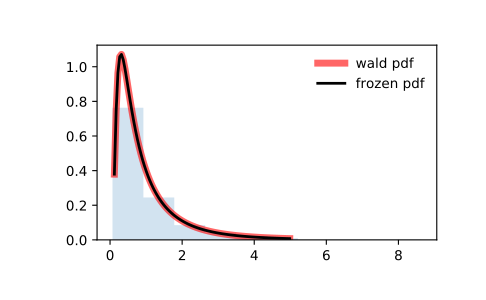

The Python source for this figure:
from scipy.stats import wald
import matplotlib.pyplot as plt
fig, ax = plt.subplots(1, 1)

# Calculate a few first moments:

mean, var, skew, kurt = wald.stats(moments='mvsk')

# Display the probability density function (``pdf``):

x = np.linspace(wald.ppf(0.01),
                wald.ppf(0.99), 100)
ax.plot(x, wald.pdf(x),
       'r-', lw=5, alpha=0.6, label='wald pdf')

# Alternatively, the distribution object can be called (as a function)
# to fix the shape, location and scale parameters. This returns a "frozen"
# RV object holding the given parameters fixed.

# Freeze the distribution and display the frozen ``pdf``:

rv = wald()
ax.plot(x, rv.pdf(x), 'k-', lw=2, label='frozen pdf')

# Check accuracy of ``cdf`` and ``ppf``:

vals = wald.ppf([0.001, 0.5, 0.999])
np.allclose([0.001, 0.5, 0.999], wald.cdf(vals))
# True

# Generate random numbers:

r = wald.rvs(size=1000)

# And compare the histogram:

ax.hist(r, density=True, histtype='stepfilled', alpha=0.2)
ax.legend(loc='best', frameon=False)
plt.show()
